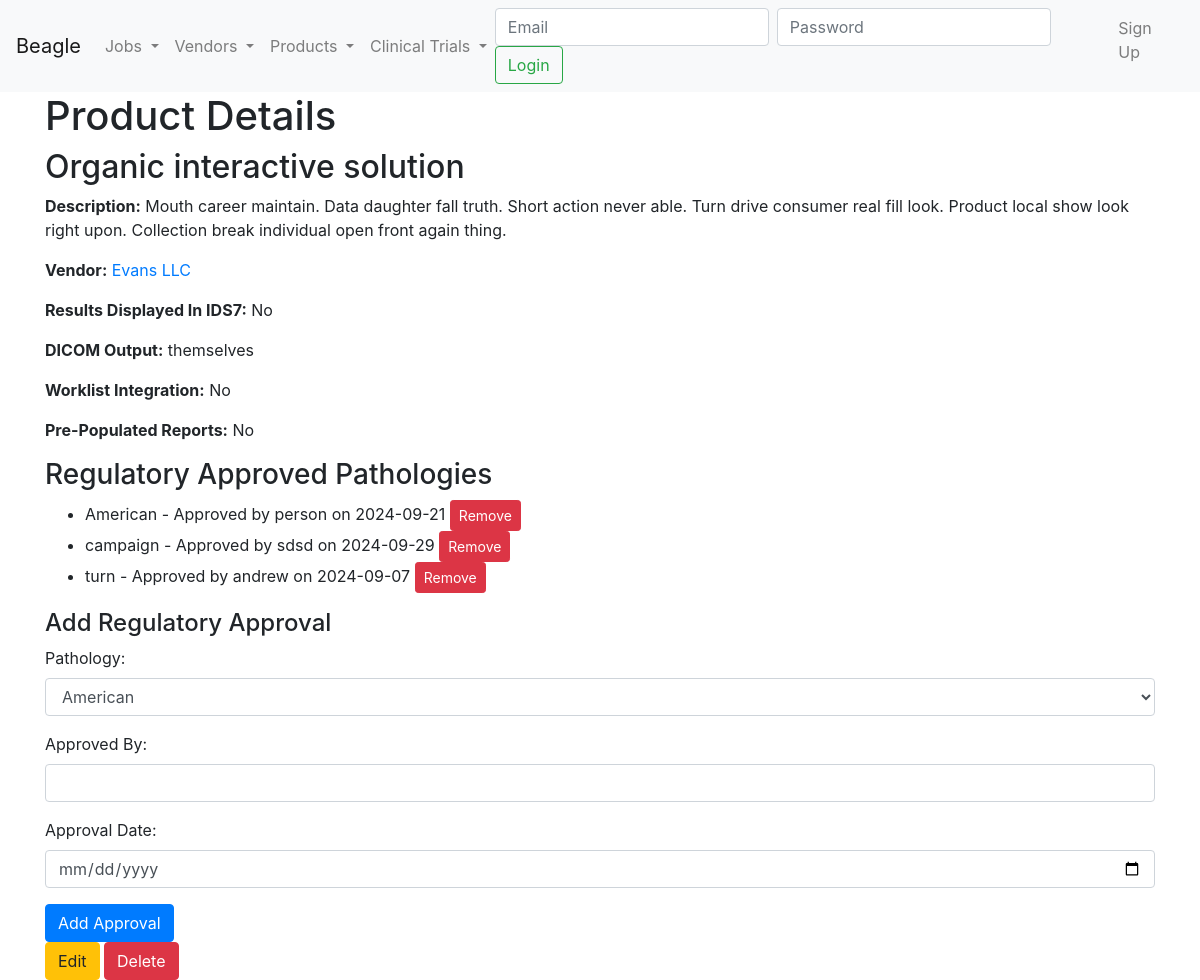
Page /product/93f00946-0ff8-4b22-a5b6-290e90fe64d5 on the committed database.
### model.py (models this page shows)
class Product(Base):
    __tablename__ = 'products'
    ProductID = Column(String, primary_key=True)
    ProductName = Column(String, nullable=False)
    Description = Column(String)
    ResultsDisplayedInIDS7 = Column(Boolean)
    DICOMOutput = Column(String)
    WorklistIntegration = Column(Boolean)
    PrePopulatedReports = Column(Boolean)
    ProductType = Column(String)
    VendorID = Column(String, ForeignKey('vendors.VendorID'))
    vendor_ = relationship('Vendor', back_populates='products')
    pathologies = relationship('ProductPathology', back_populates='product')
    approvals = relationship('RegulatoryApproval', back_populates='product_')
    clinical_trials = relationship('ClinicalTrial', back_populates='product')

class Vendor(Base):
    __tablename__ = 'vendors'
    VendorID = Column(String, primary_key=True)
    VendorName = Column(String, nullable=False)
    ContactEmail = Column(String)
    VendorAddress = Column(String)
    Website = Column(String)
    products = relationship('Product', back_populates='vendor_')

class RegulatoryApproval(Base):
    __tablename__ = 'regulatory_approvals'
    ApprovalID = Column(Integer, primary_key=True)
    ApprovalStatus = Column(String)
    ApprovalDate = Column(Date, nullable=False)
    ApprovedBy = Column(String)
    ProductID = Column(String, ForeignKey('products.ProductID'))
    PathologyID = Column(String, ForeignKey('pathologies.PathologyID'))
    product_ = relationship('Product', back_populates='approvals')
    pathology_ = relationship('Pathology')

class Pathology(Base):
    __tablename__ = 'pathologies'
    PathologyID = Column(String, primary_key=True)
    PathologyName = Column(String, nullable=False)
    products = relationship('ProductPathology', back_populates='pathology')

### product.py (the view)
@app.route('/product/<product_id>')
def product_detail_gui(product_id):
    session = Session
    try:
        product = session.query(Product).filter_by(ProductID=product_id).first()
        if not product:
            abort(404, description="Product not found")
        pathologies = session.query(Pathology).all()
        return render_template('product_detail.html', product=product, pathologies=pathologies)
    except Exception as e:
        print(traceback.format_exc())
        abort(500, description=str(e))

### app.py (called while the page is built)
@app.context_processor
def inject_get_job_status():
    return dict(get_job_status=get_job_status)

### templates/product_detail.html
{% extends 'base.html' %}
{% block content %}
<h1>Product Details</h1>
<h2>{{ product.ProductName }}</h2>
<p><strong>Description:</strong> {{ product.Description }}</p>
<p><strong>Vendor:</strong> <a href="{{ url_for('vendor_detail_gui', vendor_id=product.VendorID) }}">{{ product.vendor_.VendorName }}</a></p>
<p><strong>Results Displayed In IDS7:</strong> {{ 'Yes' if product.ResultsDisplayedInIDS7 else 'No' }}</p>
<p><strong>DICOM Output:</strong> {{ product.DICOMOutput }}</p>
<p><strong>Worklist Integration:</strong> {{ 'Yes' if product.WorklistIntegration else 'No' }}</p>
<p><strong>Pre-Populated Reports:</strong> {{ 'Yes' if product.PrePopulatedReports else 'No' }}</p>
<h3>Regulatory Approved Pathologies</h3>
<ul>
    {% for approval in product.approvals %}
    <li>
        {{ approval.pathology_.PathologyName }} - Approved by {{ approval.ApprovedBy }} on {{ approval.ApprovalDate.strftime('%Y-%m-%d') }}
        <form action="{{ url_for('remove_regulatory_approval', approval_id=approval.ApprovalID) }}" method="POST" style="display:inline-block;">
            <input type="submit" value="Remove" class="btn btn-danger btn-sm">
        </form>
    </li>
    {% endfor %}
</ul>
<h4>Add Regulatory Approval</h4>
<form action="{{ url_for('add_regulatory_approval', product_id=product.ProductID) }}" method="POST">
    <div class="form-group">
        <label for="pathology">Pathology:</label>
        <select id="pathology" name="PathologyID" class="form-control">
            {% for pathology in pathologies %}
            <option value="{{ pathology.PathologyID }}">{{ pathology.PathologyName }}</option>
            {% endfor %}
        </select>
    </div>
    <div class="form-group">
        <label for="approved_by">Approved By:</label>
        <input type="text" id="approved_by" name="ApprovedBy" class="form-control" required>
    </div>
    <div class="form-group">
        <label for="approval_date">Approval Date:</label>
        <input type="date" id="approval_date" name="ApprovalDate" class="form-control" required>
    </div>
    <button type="submit" class="btn btn-primary">Add Approval</button>
</form>
<a href="{{ url_for('edit_product_gui', product_id=product.ProductID) }}" class="btn btn-warning">Edit</a>
<a href="{{ url_for('delete_product_gui', product_id=product.ProductID) }}" class="btn btn-danger">Delete</a>
{% endblock %}

### rows in the picture
Product: ProductName "Organic interactive solution", Description "Mouth career maintain. Data daughter fall truth. Short action never able. Turn drive consumer real fill look. Product local show look right upon. Collection break individual open front again thing.", ResultsDisplayedInIDS7 "No", DICOMOutput "themselves", WorklistIntegration "No", PrePopulatedReports "No"
Vendor: vendor_.VendorName "Evans LLC"
RegulatoryApproval: pathology_.PathologyName "American", ApprovedBy "person", ApprovalDate "2024-09-21"
RegulatoryApproval: pathology_.PathologyName "campaign", ApprovedBy "sdsd", ApprovalDate "2024-09-29"
RegulatoryApproval: pathology_.PathologyName "turn", ApprovedBy "andrew", ApprovalDate "2024-09-07"

### other values in the picture
form field PathologyID "American"
